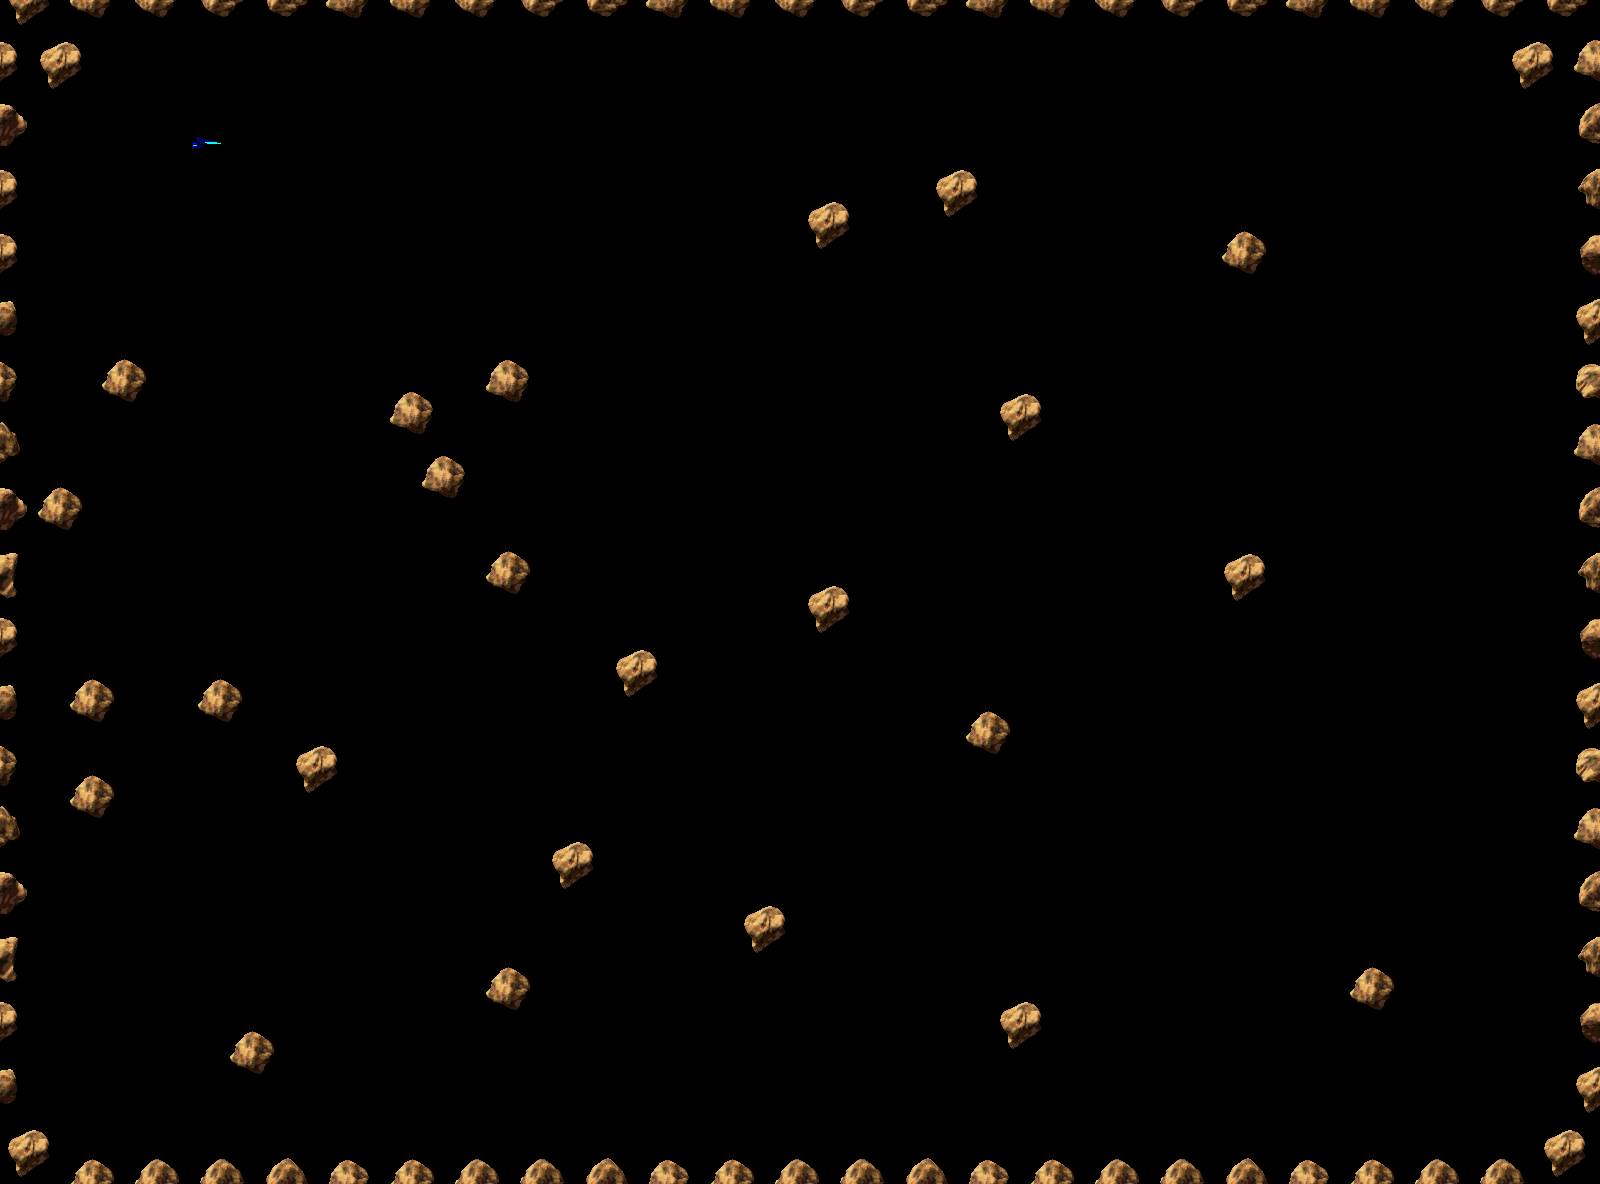

A 2D game scene composited from a Tiled map and its tileset images. What follows is a short description and the map's XML, with each tile layer's data collapsed to a summary:
An orthogonal 50x37 tile map with 32x32 px tiles, 1 tile layer (Asteroids), 2 tilesets.

<map version="1.0" orientation="orthogonal" width="50" height="37" tilewidth="32" tileheight="32">
 <tileset firstgid="1" name="t4zs6q" tilewidth="32" tileheight="32">
  <image source="t4zs6q.png" trans="ffffff" width="320" height="384" />
 </tileset>
 <tileset firstgid="121" name="21708_1146558409" tilewidth="32" tileheight="32">
  <image source="21708_1146558409.PNG" trans="308d10" width="288" height="256" />
 </tileset>
 <imagelayer name="Background" width="50" height="37">
  <image source="3d-space-scene-hd-wallpapers-desktop.jpg" />
 </imagelayer>
 <layer name="Asteroids" width="50" height="37">
  <data>[1850 cells, 277 non-empty, 41 distinct tile ids]</data>
 </layer>
</map>
